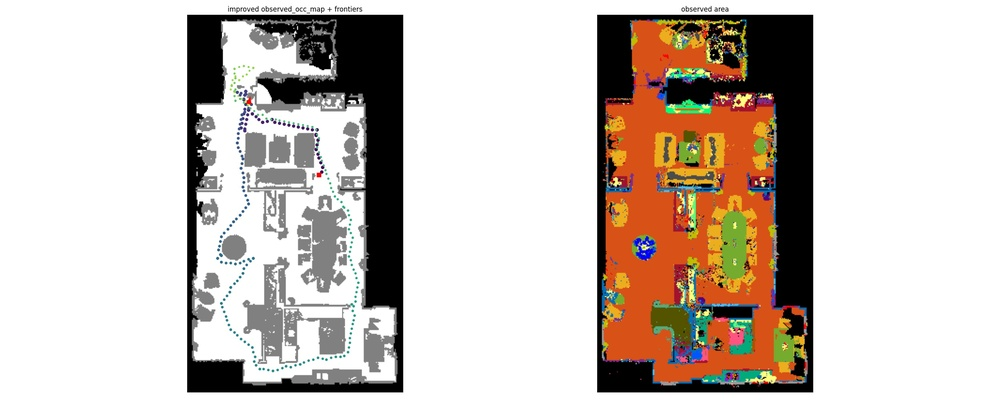
#> input picture Figs/example_traj.jpg, 1000 x 400 px, shrunk from 2500 x 1000 before the run
$ python -i img_to_skeleton.py   (imports and definitions only)   (older library calls are emulated)
#> lines starting #> are read from the running program, lines starting #| are printed output that depends on the picture; after the words box and inside, x2 and y2 are one past the last pixel; in counts of white or black regions, pixels touching at a corner belong together
import numpy as np
import matplotlib.pyplot as plt
import cv2
from skimage import feature
from skimage.morphology import skeletonize
from scipy import ndimage
import scipy.stats as st

"""Returns a 2D Gaussian kernel array."""
def point_gaussian(kernel_size=21, sigma=3):
	kernel_size = int(kernel_size)
	# construct input size
	interval = (2 * sigma + 1.) / kernel_size
	x = np.linspace(-sigma-interval/2., sigma+interval/2., kernel_size+1)
	# 1-d cdf on input x
	kernel_1d = np.diff(st.norm.cdf(x))
	# outer product, 1-d gaussian filter to 2-d
	kernel_raw = np.sqrt(np.outer(kernel_1d, kernel_1d))
	kernel = kernel_raw / np.max(kernel_raw)#.sum()
	return kernel

def map_gaussian(im, kernel_size, sigma):
	h, w = im.shape

	point_gs = point_gaussian(kernel_size, sigma)
	map_gs = np.zeros((h, w), dtype=np.float)

	kernel_radius = (kernel_size - 1) / 2

	occ_loc = np.where(im[:, :] == 0)
	#print('occ_loc = {}'.format(occ_loc))
	#assert 1==2
	for i in range(len(occ_loc[1])):
		loc_i = [occ_loc[0][i], occ_loc[1][i]]
		# map_gs bound
		lower_bd_y, lower_bd_x = int(max(0, loc_i[0]-kernel_radius)), int(max(0, loc_i[1]-kernel_radius))
		upper_bd_y, upper_bd_x = int(min(h-1, loc_i[0]+kernel_radius)), int(min(w-1, loc_i[1]+kernel_radius))
		# kernel bound
		k_lower_bd_y, k_lower_bd_x = int(-min(0, loc_i[0]-kernel_radius)), int(-min(0, loc_i[1]-kernel_radius))
		k_upper_bd_y, k_upper_bd_x = int(kernel_size+(h-1 - max(h-1, loc_i[0]+kernel_radius))), int(kernel_size + (w-1 - max(w-1, loc_i[1]+kernel_radius)))
		# maximum on pixel
		map_gs[lower_bd_y:upper_bd_y+1, lower_bd_x:upper_bd_x+1] = \
			np.maximum(map_gs[lower_bd_y:upper_bd_y+1, lower_bd_x:upper_bd_x+1],
			point_gs[k_lower_bd_y:k_upper_bd_y, k_lower_bd_x:k_upper_bd_x])

	return map_gs

def img2skeleton(im):
	#1. gaussian map
	im, map_gs = preprocess(im)
	#2. edge detection
	dst = edgeprocess(map_gs)
	#3. binarize
	res = binarize(dst, 10)
	#4. suppress
	skeleton = skeletonize(res)
	#5. remove T shape center
	skeleton = remove_Tcenter(skeleton)

	return im, map_gs, skeleton

def preprocess(im):
	#im = cv2.imread(im_path, 0)
	h, w = im.shape
	if h < 1000 and w < 1000:
		print('resize img, original image is too small ...')
		im = cv2.resize(im, (int(w*10), int(h*10)), interpolation=cv2.INTER_NEAREST)
	print('im.shape = {}'.format(im.shape))

	# using gaussian kernel
	map_gs = map_gaussian(im, 455, 5)
	return im, map_gs

def edgeprocess(gs):
	#laplacian
	gray_lap = cv2.Laplacian(gs*255, cv2.CV_64F, ksize=5)
	dst = cv2.convertScaleAbs(gray_lap)
	return dst

def binarize(dst, thresh):
	res = np.zeros(dst.shape, dtype=np.float)
	res[np.where(dst > thresh)] = 1
	return res

Tidu = (np.array([0, 1, 1, 1]),np.array([1, 0, 1, 2]))
Tidd = (np.array([1, 1, 1, 2]),np.array([0, 1, 2, 1]))
Tidl = (np.array([0, 1, 1, 2]),np.array([1, 0, 1, 1]))
Tidr = (np.array([0, 1, 1, 2]),np.array([1, 1, 2, 1]))

def remove_Tcenter(skele):
	'''
		it is possible to have T shape in skeleton, we should remove the center of it
	'''
	w,h = skele.shape
	for i in range(1, w-1):
		for j in range(1, h-1):
			if skele[i, j]:
				patch = skele[i-1:i+2, j-1:j+2].copy()
				if np.sum(patch[Tidu]) == 4 or \
					np.sum(patch[Tidd]) == 4 or \
					np.sum(patch[Tidl]) == 4 or \
					np.sum(patch[Tidr]) == 4:
					skele[i,j] = False
	#i = 0
	for j in range(1, h-1):
		if skele[0, j]:
			if np.sum(skele[0, j-1:j+2]) + skele[1, j] == 4:
				skele[0, j] = False
	#i = w-1
	for j in range(1, h-1):
		if skele[w-1, j]:
			if np.sum(skele[w-1, j-1:j+2]) + skele[w-2, j] == 4:
				skele[w-1, j] = False
	#j = 0
	for i in range(1, w-1):
		if skele[i, 0]:
			if np.sum(skele[i-1:i+2, 0]) + skele[i, 1] == 4:
				skele[i, 0] = False
	#j = h-1
	for i in range(1, w-1):
		if skele[i, h-1]:
			if np.sum(skele[i-1:i+2, h-1]) + skele[i, h-2] == 4:
				skele[i, h-1] = False

	#i=0,j=0
	if skele[0, 0]:
		if skele[0, 0] + skele[0, 1] + skele[1, 0] == 3:
			skele[0, 0] = False
	#i=0,j=h-1
	if skele[0, h-1]:
		if skele[0, h-2] + skele[0, h-1] + skele[1, h-1] == 3:
			skele[0, h-1] = False
	#i=w-1,j=0
	if skele[w-1, 0]:
		if skele[w-2, 0] + skele[w-1, 0] + skele[w-1, 1] == 3:
			skele[w-1, 0] = False
	#i=w-1,j=h-1
	if skele[w-1, h-1]:
		if skele[w-1, h-2] + skele[w-1, h-1] + skele[w-2, h-1] == 3:
			skele[w-1, h-1] = False
	return skele

>>> import cv2
>>> picture = cv2.imread('../../Figs/example_traj.jpg', cv2.IMREAD_GRAYSCALE)
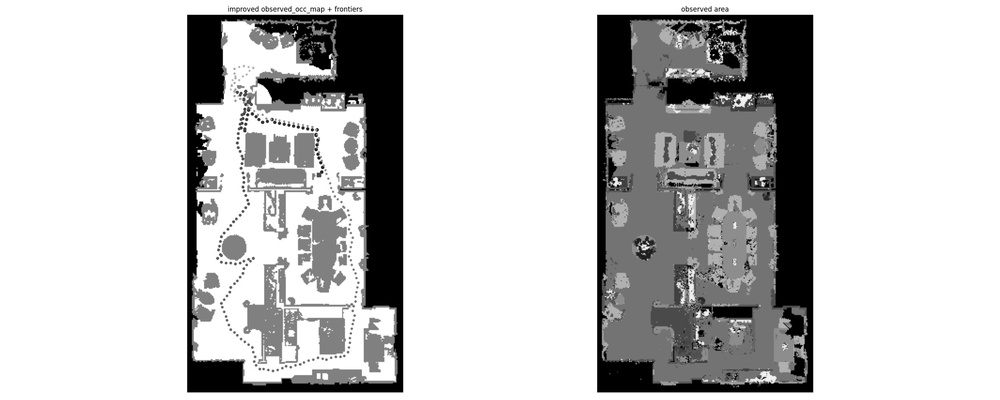
#> picture: shape (400, 1000); min 0, max 255, mean 195.9
>>> result = img2skeleton(picture)
#| im.shape = (400, 1000)
#> in map_gaussian, `occ_loc = np.where(im[:, :] == 0)`: occ_loc = 38700 positions, rows 15 to 391, columns 188 to 812
#> the loop in map_gaussian, `for i in range(len(occ_loc[1])):` made 38700 passes
#> (loc_i, lower_bd_x, upper_bd_x, k_lower_bd_x) on passes 1 to 3: ([15, 188], 0, 415, 39), ([15, 189], 0, 416, 38), ([15, 192], 0, 419, 35)
#> after the loop in map_gaussian, `for i in range(len(occ_loc[1])):`:
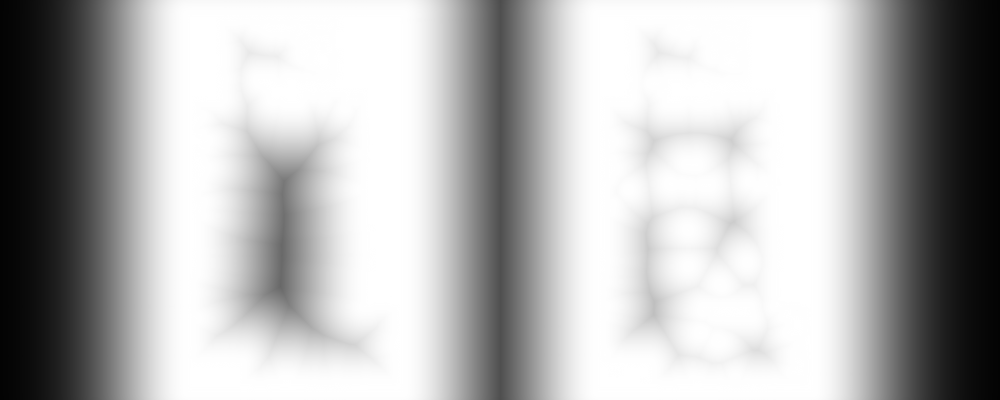
#> map_gs: shape (400, 1000) float64; min 0.0134, max 1, mean 0.704
#> in edgeprocess, `gray_lap = cv2.Laplacian(gs*255, cv2.CV_64F, ksize=5)`:
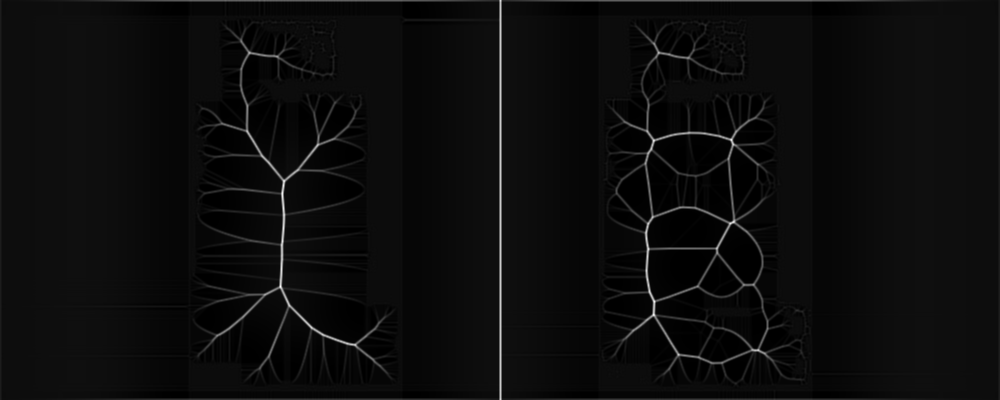
#> gray_lap: shape (400, 1000) float64; min -7.92, max 155.8, mean 0.1; drawn with min black and max white
#> in edgeprocess, `dst = cv2.convertScaleAbs(gray_lap)`:
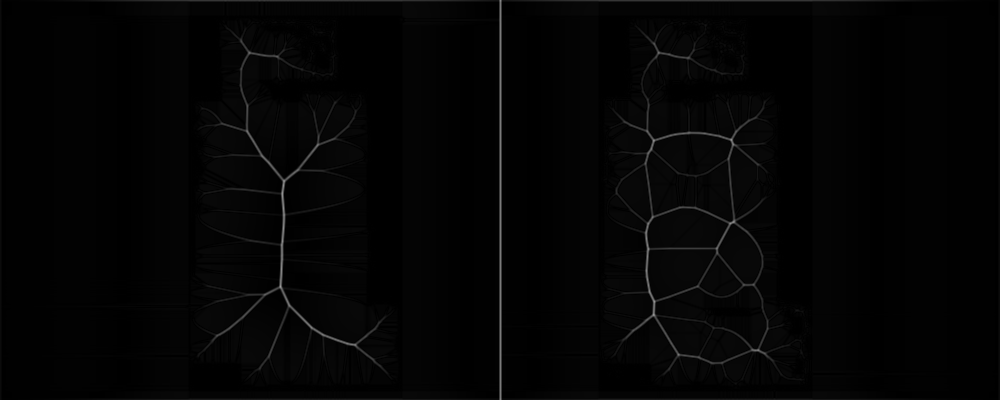
#> dst: shape (400, 1000); min 0, max 156, mean 3.9
#> in img2skeleton, `res = binarize(dst, 10)`:
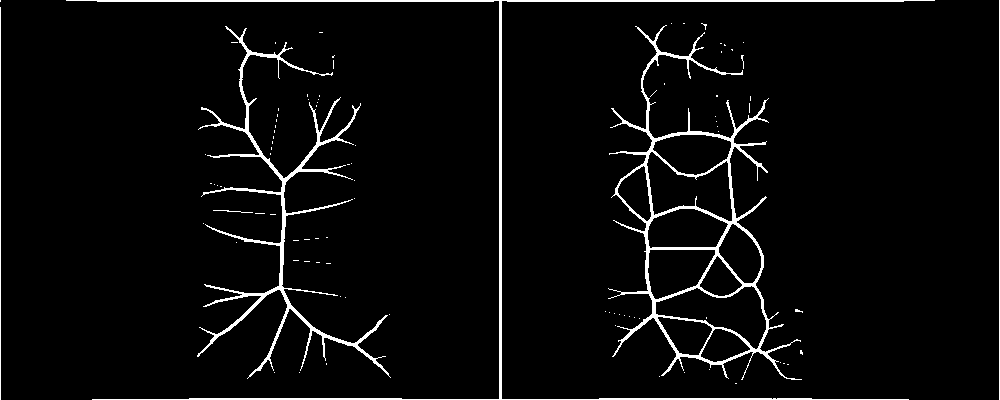
#> res: shape (400, 1000) float64; values 0 (black) and 1 (white), 4% white; 92 white regions (86 under 20 px), largest, box (x1, y1, x2, y2) and area: (608, 25, 802, 380) 6233, (197, 26, 391, 379) 4638, (66, 0, 935, 400) 4098, (999, 0, 1000, 400) 400, (0, 7, 1, 400) 393, (213, 210, 253, 213) 42
#> in img2skeleton, `skeleton = skeletonize(res)`:
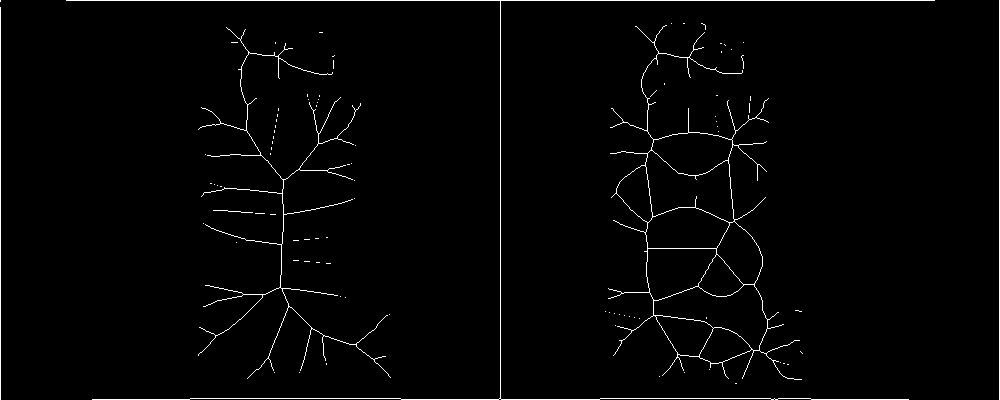
#> skeleton: shape (400, 1000) bool; 1.7% white in thin lines or dots
#> after the loop in remove_Tcenter, `for i in range(1, w-1):`: skele: shape (400, 1000) bool; 1.7% white in thin lines or dots
#> after the loop in remove_Tcenter, `for j in range(1, h-1):`: skele: shape (400, 1000) bool; 1.7% white in thin lines or dots
